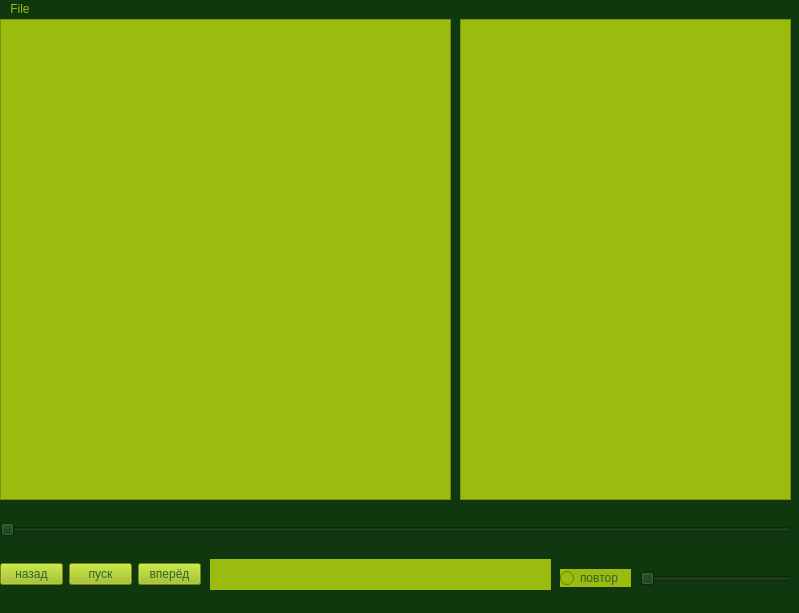
<?xml version="1.0" encoding="UTF-8"?>
<ui version="4.0">
 <class>MainWindow</class>
 <widget class="QMainWindow" name="MainWindow">
  <property name="geometry">
   <rect>
    <x>0</x>
    <y>0</y>
    <width>799</width>
    <height>613</height>
   </rect>
  </property>
  <property name="windowTitle">
   <string>MainWindow</string>
  </property>
  <property name="styleSheet">
   <string notr="true">background-color: rgb(15, 56, 15);
color: rgb(155, 188, 15);
font: 75 8pt &quot;System&quot;;</string>
  </property>
  <widget class="QWidget" name="centralwidget">
   <widget class="QSlider" name="positionSlider">
    <property name="geometry">
     <rect>
      <x>0</x>
      <y>500</y>
      <width>791</width>
      <height>21</height>
     </rect>
    </property>
    <property name="styleSheet">
     <string notr="true">background-color: rgb(15, 56, 15);
font: 75 8pt &quot;System&quot;;
color: rgb(48, 98, 48);</string>
    </property>
    <property name="orientation">
     <enum>Qt::Horizontal</enum>
    </property>
   </widget>
   <widget class="QWidget" name="horizontalLayoutWidget">
    <property name="geometry">
     <rect>
      <x>0</x>
      <y>530</y>
      <width>201</width>
      <height>51</height>
     </rect>
    </property>
    <layout class="QHBoxLayout" name="horizontalLayout">
     <item>
      <widget class="QPushButton" name="backButton">
       <property name="styleSheet">
        <string notr="true">background-color: rgb(155, 188, 15);
font: 75 8pt &quot;System&quot;;
color: rgb(48, 98, 48);</string>
       </property>
       <property name="text">
        <string>назад</string>
       </property>
      </widget>
     </item>
     <item>
      <widget class="QPushButton" name="playButton">
       <property name="styleSheet">
        <string notr="true">background-color: rgb(155, 188, 15);
font: 75 8pt &quot;System&quot;;

color: rgb(48, 98, 48);</string>
       </property>
       <property name="text">
        <string>пуск</string>
       </property>
       <property name="iconSize">
        <size>
         <width>1024</width>
         <height>1024</height>
        </size>
       </property>
      </widget>
     </item>
     <item>
      <widget class="QPushButton" name="forwardButton">
       <property name="styleSheet">
        <string notr="true">background-color: rgb(155, 188, 15);
font: 75 8pt &quot;System&quot;;
color: rgb(48, 98, 48);</string>
       </property>
       <property name="text">
        <string>вперёд</string>
       </property>
      </widget>
     </item>
    </layout>
   </widget>
   <widget class="QSlider" name="loudSlider">
    <property name="geometry">
     <rect>
      <x>640</x>
      <y>550</y>
      <width>151</width>
      <height>20</height>
     </rect>
    </property>
    <property name="styleSheet">
     <string notr="true">background-color: rgb(15, 56, 15);;
selection-background-color: rgb(155, 188, 15);
gridline-color: rgb(155, 188, 15);
font: 75 8pt &quot;System&quot;;
color: rgb(48, 98, 48);</string>
    </property>
    <property name="orientation">
     <enum>Qt::Horizontal</enum>
    </property>
   </widget>
   <widget class="QRadioButton" name="repeatButton">
    <property name="geometry">
     <rect>
      <x>560</x>
      <y>550</y>
      <width>71</width>
      <height>18</height>
     </rect>
    </property>
    <property name="styleSheet">
     <string notr="true">background-color: rgb(155, 188, 15);
font: 75 8pt &quot;System&quot;;
color: rgb(48, 98, 48);</string>
    </property>
    <property name="text">
     <string>повтор</string>
    </property>
   </widget>
   <widget class="QListWidget" name="listWidget">
    <property name="geometry">
     <rect>
      <x>0</x>
      <y>0</y>
      <width>451</width>
      <height>481</height>
     </rect>
    </property>
    <property name="styleSheet">
     <string notr="true">background-color: rgb(155, 188, 15);
font: 75 8pt &quot;System&quot;;
color: rgb(48, 98, 48);</string>
    </property>
   </widget>
   <widget class="QListWidget" name="listWidget_2">
    <property name="geometry">
     <rect>
      <x>460</x>
      <y>0</y>
      <width>331</width>
      <height>481</height>
     </rect>
    </property>
    <property name="styleSheet">
     <string notr="true">background-color: rgb(155, 188, 15);
font: 75 8pt &quot;System&quot;;
color: rgb(48, 98, 48);</string>
    </property>
   </widget>
   <widget class="QLabel" name="trackName">
    <property name="geometry">
     <rect>
      <x>210</x>
      <y>540</y>
      <width>341</width>
      <height>31</height>
     </rect>
    </property>
    <property name="styleSheet">
     <string notr="true">background-color: rgb(155, 188, 15);
font: 75 8pt &quot;System&quot;;
color: rgb(48, 98, 48);</string>
    </property>
    <property name="text">
     <string/>
    </property>
   </widget>
  </widget>
  <widget class="QMenuBar" name="menubar">
   <property name="geometry">
    <rect>
     <x>0</x>
     <y>0</y>
     <width>799</width>
     <height>21</height>
    </rect>
   </property>
   <widget class="QMenu" name="menuadd">
    <property name="title">
     <string>File</string>
    </property>
    <widget class="QMenu" name="menuadd_2">
     <property name="title">
      <string>add</string>
     </property>
     <addaction name="actiontrack_2"/>
     <addaction name="actionplaylist_2"/>
    </widget>
    <widget class="QMenu" name="menudelete">
     <property name="title">
      <string>delete</string>
     </property>
     <addaction name="actiontrackdelete"/>
     <addaction name="actionplaylistdelete"/>
    </widget>
    <addaction name="menuadd_2"/>
    <addaction name="actionupdate_1"/>
    <addaction name="actionchange_lists_1"/>
    <addaction name="menudelete"/>
   </widget>
   <addaction name="menuadd"/>
  </widget>
  <widget class="QStatusBar" name="statusbar"/>
  <action name="actionupdate_1">
   <property name="text">
    <string>update</string>
   </property>
  </action>
  <action name="actiontrack_2">
   <property name="text">
    <string>track</string>
   </property>
  </action>
  <action name="actionplaylist_2">
   <property name="text">
    <string>playlist</string>
   </property>
  </action>
  <action name="actionchange_lists_1">
   <property name="text">
    <string>change lists</string>
   </property>
  </action>
  <action name="actiontrackdelete">
   <property name="text">
    <string>track</string>
   </property>
  </action>
  <action name="actionplaylistdelete">
   <property name="text">
    <string>playlist</string>
   </property>
  </action>
 </widget>
 <resources/>
 <connections/>
</ui>
